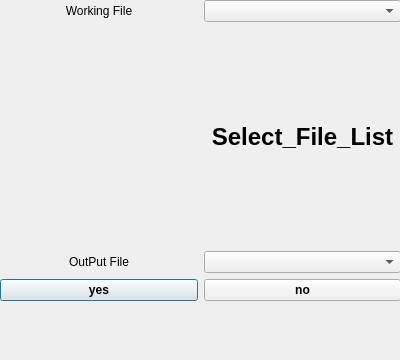
<?xml version="1.0" encoding="UTF-8"?>
<ui version="4.0">
 <class>Dialog</class>
 <widget class="QDialog" name="Dialog">
  <property name="geometry">
   <rect>
    <x>0</x>
    <y>0</y>
    <width>400</width>
    <height>360</height>
   </rect>
  </property>
  <property name="windowTitle">
   <string>Dialog</string>
  </property>
  <widget class="QWidget" name="gridLayoutWidget">
   <property name="geometry">
    <rect>
     <x>0</x>
     <y>0</y>
     <width>401</width>
     <height>301</height>
    </rect>
   </property>
   <layout class="QGridLayout" name="gridLayout">
    <item row="12" column="1">
     <widget class="QPushButton" name="pushButton">
      <property name="font">
       <font>
        <weight>75</weight>
        <bold>true</bold>
       </font>
      </property>
      <property name="text">
       <string>yes</string>
      </property>
     </widget>
    </item>
    <item row="5" column="1">
     <widget class="QLabel" name="label_2">
      <property name="text">
       <string>OutPut File</string>
      </property>
      <property name="alignment">
       <set>Qt::AlignCenter</set>
      </property>
     </widget>
    </item>
    <item row="2" column="2">
     <widget class="QComboBox" name="File_ListBox">
      <property name="sizePolicy">
       <sizepolicy hsizetype="Preferred" vsizetype="Fixed">
        <horstretch>0</horstretch>
        <verstretch>0</verstretch>
       </sizepolicy>
      </property>
     </widget>
    </item>
    <item row="2" column="1">
     <widget class="QLabel" name="label">
      <property name="text">
       <string>Working File</string>
      </property>
      <property name="alignment">
       <set>Qt::AlignCenter</set>
      </property>
     </widget>
    </item>
    <item row="5" column="2">
     <widget class="QComboBox" name="File_ListBox_2"/>
    </item>
    <item row="12" column="2">
     <widget class="QPushButton" name="pushButton_2">
      <property name="font">
       <font>
        <weight>75</weight>
        <bold>true</bold>
       </font>
      </property>
      <property name="text">
       <string>no</string>
      </property>
     </widget>
    </item>
    <item row="3" column="2">
     <widget class="QLabel" name="List">
      <property name="font">
       <font>
        <pointsize>18</pointsize>
        <weight>75</weight>
        <bold>true</bold>
       </font>
      </property>
      <property name="text">
       <string>Select_File_List</string>
      </property>
      <property name="alignment">
       <set>Qt::AlignCenter</set>
      </property>
     </widget>
    </item>
   </layout>
  </widget>
 </widget>
 <resources/>
 <connections/>
</ui>
